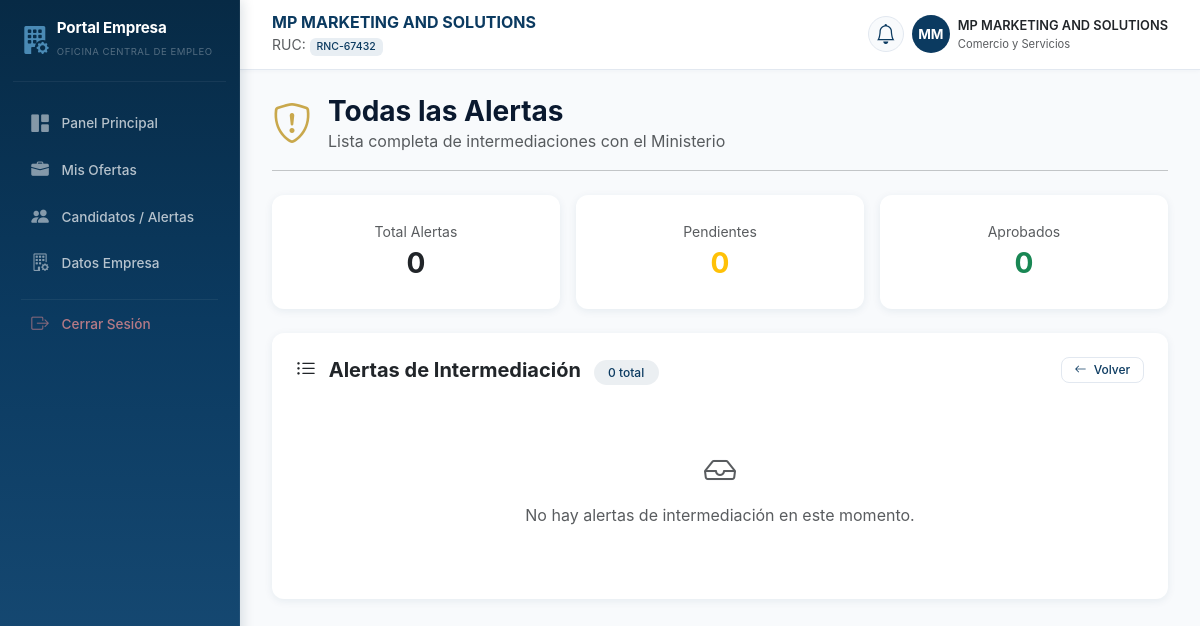
The page /empleador/alertas.php (signed in) on the database its author committed.
### tables this page shows
CREATE TABLE empleadores (
    id INT AUTO_INCREMENT PRIMARY KEY,
    usuario_id INT NOT NULL,
    nombre_empresa VARCHAR(150) NOT NULL,
    rnc_ruc VARCHAR(50) UNIQUE NULL,                  
    sector_industrial VARCHAR(100) NOT NULL,          
    telefono_corporativo VARCHAR(20) NOT NULL,
    direccion VARCHAR(255) NOT NULL,
    sitio_web VARCHAR(150) NULL,
    FOREIGN KEY (usuario_id) REFERENCES usuarios(id) ON DELETE CASCADE
);

### componentes/menu_empleador.php (the view, shortened to what this page needs)
<?php
$id_usuario = $_SESSION['id_usuario'];
$nombre_empresa = $_SESSION['nombre_empresa'] ?? 'Mi Empresa';
$empresa_data = null;
$iniciales = 'EM';
try {
    $stmt = $pdo->prepare("
        SELECT
            e.id,
            e.nombre_empresa,
            e.sector_industrial,
            e.rnc_ruc,
            u.numero_expediente
        FROM empleadores e
        JOIN usuarios u ON e.usuario_id = u.id
        WHERE e.usuario_id = ?
    ");
    $stmt->execute([$id_usuario]);
    $empresa_data = $stmt->fetch(PDO::FETCH_ASSOC);
    if ($empresa_data) {
        $nombre_empresa = $empresa_data['nombre_empresa'];
        $palabras = explode(' ', $nombre_empresa);
        $iniciales = '';
        foreach ($palabras as $palabra) {
            if (!empty($palabra)) {
                $iniciales .= strtoupper(substr($palabra, 0, 1));
            }
        }
        $iniciales = substr($iniciales, 0, 2);
    }
} catch (PDOException $e) {
    error_log("Error en menú empleador: " . $e->getMessage());
    $empresa_data = null;
    $notificaciones = 0;
}
$pagina_actual = basename($_SERVER['PHP_SELF']);
$expediente = $empresa_data['rnc_ruc'] ?? $empresa_data['numero_expediente'] ?? 'N/A';
?>
<div id="wrapper">
    <aside class="sidebar" id="sidebar">
        <div class="sidebar-brand d-flex align-items-center gap-2">
            <i class="bi bi-building-fill-gear fs-3"></i>
            <div>
                <h6 class="fw-bold m-0 text-white">Portal Empresa</h6>
                <small class="text-white-50">Oficina Central de Empleo</small>
            </div>
        </div>
        <ul class="sidebar-menu">
            <li>
                <a href="index.php" class="nav-link <?php echo $pagina_actual == 'index.php' ? 'active' : ''; ?>">
                    <i class="bi bi-grid-1x2-fill"></i>
                    <span>Panel Principal</span>
                </a>
            </li>
            <li>
                <a href="ofertas_empleo.php" class="nav-link <?php echo $pagina_actual == 'ofertas_empleo.php' ? 'active' : ''; ?>">
                    <i class="bi bi-briefcase-fill"></i>
                    <span>Mis Ofertas</span>
                </a>
            </li>
            <li>
                <a href="candidatos.php" class="nav-link <?php echo $pagina_actual == 'candidatos.php' ? 'active' : ''; ?>">
                    <i class="bi bi-people-fill"></i>
                    <span>Candidatos / Alertas</span>
                </a>
            </li>
            <li>
                <a href="datos_empresas.php" class="nav-link <?php echo $pagina_actual == 'datos_empresas.php' ? 'active' : ''; ?>">
                    <i class="bi bi-building-gear"></i>
                    <span>Datos Empresa</span>
                </a>
            </li>
            <li class="sidebar-divider"></li>
            <li>
                <a href="../php/cerrar_sesionE.php" class="nav-link text-danger">
                    <i class="bi bi-box-arrow-right"></i>
                    <span>Cerrar Sesión</span>
                </a>
            </li>
        </ul>
    </aside>
    <main class="main-content">
        <header class="top-navbar d-flex justify-content-between align-items-center">
            <div class="d-flex align-items-center gap-3">
                <div>
                    <h5 class="fw-bold m-0"><?php echo htmlspecialchars($nombre_empresa); ?></h5>
                    <small class="text-muted">
                        RUC: <span class="badge"><?php echo htmlspecialchars($expediente); ?></span>
                    </small>
                </div>
            </div>
            <div class="d-flex align-items-center gap-2">
                <div class="dropdown">
                    <button class="btn btn-light rounded-circle position-relative p-2" type="button"
                        data-bs-toggle="dropdown" aria-expanded="false">
                        <i class="bi bi-bell fs-5"></i>
                    </button>
                </div>
                <div class="d-flex align-items-center gap-2">
                    <div class="avatar-company"><?php echo htmlspecialchars($iniciales); ?></div>
                    <div class="d-none d-md-block">
                        <p class="mb-0 fw-semibold fs-7"><?php echo htmlspecialchars($nombre_empresa); ?></p>
                        <small class="text-muted d-block" style="font-size: 0.7rem;">
                            <?php echo htmlspecialchars($empresa_data['sector_industrial'] ?? 'Empresa'); ?>
                        </small>
                    </div>
                </div>
            </div>
        </header>
        <div class="page-content">

### componentes/header_empleador.php (style rules this page uses)
:root { --sidebar-width: 260px; --primary-color: #0d6efd; --bg-body: #f4f6f9; --card-shadow: 0 0.125rem 0.25rem rgba(0, 0, 0, 0.075); --transition-speed: 0.3s; }
.sidebar { width: var(--sidebar-width); height: 100vh; position: fixed; top: 0; left: 0; background-color: #111827; color: #fff; z-index: 1000; transition: all var(--transition-speed); }
.sidebar-brand { padding: 1.5rem 1.25rem; border-bottom: 1px solid rgba(255, 255, 255, 0.1); }
.sidebar-menu { padding: 1rem 0; list-style: none; margin: 0; }
.sidebar-menu .nav-link { color: #9ca3af; padding: 0.8rem 1.5rem; display: flex; align-items: center; gap: 12px; font-weight: 500; border-left: 4px solid transparent; transition: all 0.2s ease; }
.main-content { margin-left: var(--sidebar-width); padding: 2rem; transition: all var(--transition-speed); }
.top-navbar { background-color: #ffffff; border-radius: 12px; padding: 0.8rem 1.5rem; margin-bottom: 2rem; box-shadow: var(--card-shadow); }
.avatar-company { width: 40px; height: 40px; background-color: #e0e7ff; color: #4f46e5; font-weight: 700; border-radius: 50%; display: flex; align-items: center; justify-content: center; }

### empleador/alertas.php (style rules this page uses)
:root { --gov-blue: #0B3A60; --gov-blue-light: #1A4F7A; --gov-green: #1E7E34; --gov-green-light: #2E9B4A; --gov-gold: #C9A84C; --gov-gold-light: #E8D5A3; --gov-dark: #0A192F; --gov-bg: #F8FAFC; --gov-border: #E2E8F0; --gov-radius: 12px; --gov-radius-sm: 8px; --gov-shadow: rgba(11, 58, 96, 0.08); --gov-blue-soft: #E8EEF3; }

### rows shown on the page
empleadores: nombre_empresa "MP MARKETING AND SOLUTIONS", rnc_ruc "RNC-67432", sector_industrial "Comercio y Servicios"

### other values the page prints
$iniciales "MM"
count($intermediaciones) "0"
$notificaciones_pendientes "0"
$aprobados "0"
